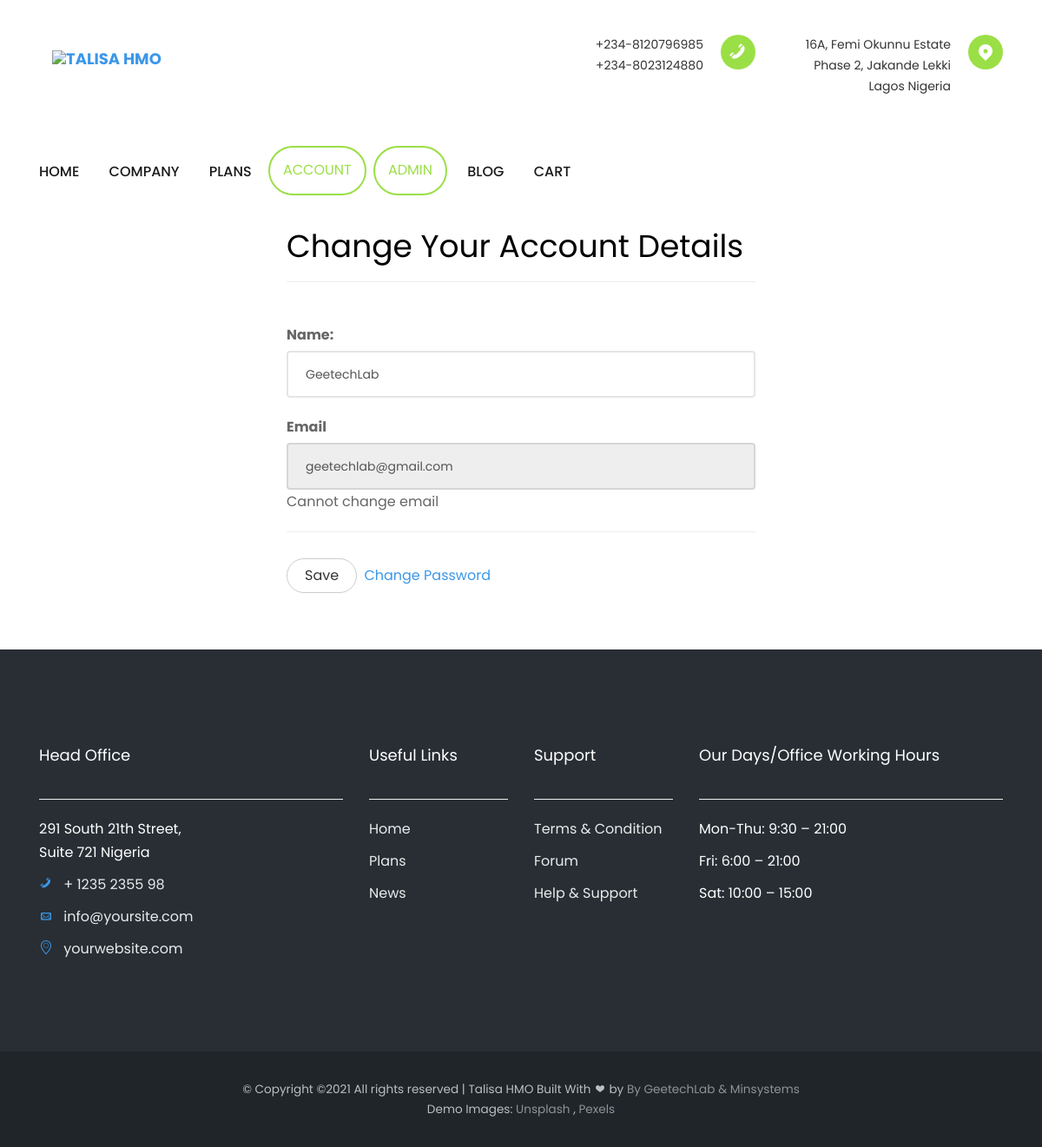
Page /account/details/ (signed in) on the earlier database version.
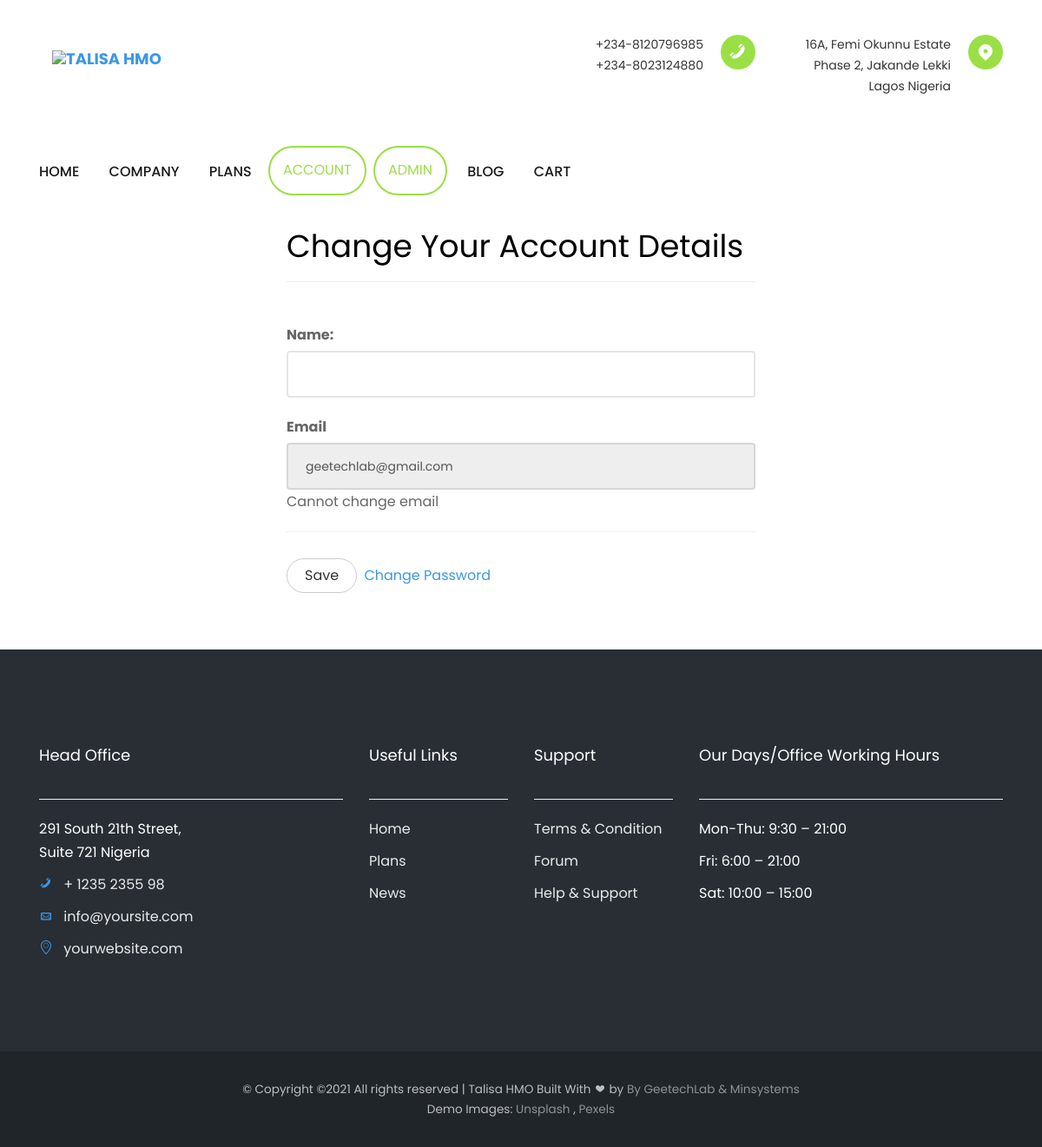
Same page on the later database version.
### accounts/models.py (models this page shows, shortened)
class User(AbstractBaseUser):
    email = models.EmailField(max_length=255, unique=True)
    full_name = models.CharField(max_length=255, blank=True, null=True)
    is_active = models.BooleanField(default=True)  # can login
    staff = models.BooleanField(default=False)  # staff user non superuser
    admin = models.BooleanField(default=False)  # superuser
    timestamp = models.DateTimeField(auto_now_add=True)
    USERNAME_FIELD = 'email'  # username
    REQUIRED_FIELDS = []  # ['full_name'] #python manage.py createsuperuser
    objects = UserManager()
    @property
    def is_admin(self):
        return self.admin

### accounts/views.py (the view, shortened to what this page needs)
class UserDetailUpdateView(LoginRequiredMixin, UpdateView):
    form_class = UserDetailChangeForm
    template_name = 'accounts/detail-update-view.html'
    def get_object(self):
        return self.request.user
    def get_context_data(self, *args, **kwargs):
        context = super(UserDetailUpdateView, self).get_context_data(*args, **kwargs)
        context['title'] = 'Change Your Account Details'
        return context

### accounts/forms.py
class UserDetailChangeForm(forms.ModelForm):
    full_name = forms.CharField(label='Name', required=False, widget=forms.TextInput(attrs={"class": 'form-control'}))
    class Meta:
        model = User
        fields = ['full_name']

### accounts/templates/accounts/detail-update-view.html (shortened to what this page needs)
{% extends "base.html" %}
{% block navbar %} {% include 'base/navbar.html' %} {% endblock navbar %}
{% block content %}
    <div class="container">
        <div class="row">
            <div class='col-12 col-md-6 mx-auto'>
                {% if title %}<h1 class='my-3'>{{ title }}</h1>{% endif %}
                <hr>
                <br>
                <form method='POST' action='{% if action_url %}{{ action_url }}{% endif %}'> {% csrf_token %}
                    {{ form.as_p }}
                    <label for='email'>Email</label>
                    <input type='text' id='email' class='form-control disabled' value='{{ request.user.email }}' disabled="disabled" /><span class='help-text'>Cannot change email</span><br/>
                    <hr>
                    <button type='submit' class='btn btn-default my-3'>Save</button>
                    <a href='{% url "password_change" %}'>Change Password</a>
                </form>
            </div>
        </div>
    </div>
    <br>
    <br>
{% endblock %}

Differences in the rows shown:
changed User "geetechlab@gmail.com": full_name "GeetechLab" → (not shown)
